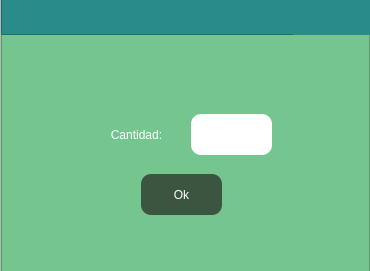
<?xml version="1.0" encoding="UTF-8"?>
<ui version="4.0">
 <class>MainWindow</class>
 <widget class="QMainWindow" name="MainWindow">
  <property name="geometry">
   <rect>
    <x>0</x>
    <y>0</y>
    <width>370</width>
    <height>271</height>
   </rect>
  </property>
  <property name="windowTitle">
   <string>MainWindow</string>
  </property>
  <widget class="QWidget" name="centralwidget">
   <widget class="QFrame" name="frame">
    <property name="geometry">
     <rect>
      <x>0</x>
      <y>-7</y>
      <width>371</width>
      <height>281</height>
     </rect>
    </property>
    <property name="frameShape">
     <enum>QFrame::StyledPanel</enum>
    </property>
    <property name="frameShadow">
     <enum>QFrame::Raised</enum>
    </property>
    <layout class="QVBoxLayout" name="verticalLayout">
     <property name="spacing">
      <number>0</number>
     </property>
     <property name="leftMargin">
      <number>0</number>
     </property>
     <property name="topMargin">
      <number>0</number>
     </property>
     <property name="rightMargin">
      <number>0</number>
     </property>
     <property name="bottomMargin">
      <number>0</number>
     </property>
     <item>
      <widget class="QFrame" name="frame_2">
       <property name="styleSheet">
        <string notr="true">background-color: #75c58e;</string>
       </property>
       <property name="frameShape">
        <enum>QFrame::StyledPanel</enum>
       </property>
       <property name="frameShadow">
        <enum>QFrame::Raised</enum>
       </property>
       <widget class="QFrame" name="frame_3">
        <property name="geometry">
         <rect>
          <x>0</x>
          <y>0</y>
          <width>371</width>
          <height>41</height>
         </rect>
        </property>
        <property name="styleSheet">
         <string notr="true">background-color: #2a8b8b;</string>
        </property>
        <property name="frameShape">
         <enum>QFrame::StyledPanel</enum>
        </property>
        <property name="frameShadow">
         <enum>QFrame::Raised</enum>
        </property>
        <widget class="QPushButton" name="pushButton">
         <property name="geometry">
          <rect>
           <x>292</x>
           <y>7</y>
           <width>41</width>
           <height>41</height>
          </rect>
         </property>
         <property name="styleSheet">
          <string notr="true">QPushButton {
	border: 0px;
}
QPushButton:hover {
    background-color:#75c58e;
}</string>
         </property>
         <property name="text">
          <string/>
         </property>
         <property name="icon">
          <iconset>
           <normaloff>img/mini.png</normaloff>img/mini.png</iconset>
         </property>
        </widget>
        <widget class="QPushButton" name="pushButton_2">
         <property name="geometry">
          <rect>
           <x>332</x>
           <y>7</y>
           <width>41</width>
           <height>41</height>
          </rect>
         </property>
         <property name="styleSheet">
          <string notr="true">QPushButton {
	border: 0px;
}
QPushButton:hover {
    background-color:#ff356f;
}</string>
         </property>
         <property name="text">
          <string/>
         </property>
         <property name="icon">
          <iconset>
           <normaloff>img/x.png</normaloff>img/x.png</iconset>
         </property>
        </widget>
       </widget>
       <widget class="QLabel" name="label">
        <property name="geometry">
         <rect>
          <x>90</x>
          <y>130</y>
          <width>91</width>
          <height>21</height>
         </rect>
        </property>
        <property name="styleSheet">
         <string notr="true">font: 12pt &quot;Roboto&quot;;
color: rgb(255, 255, 255);</string>
        </property>
        <property name="text">
         <string>Cantidad:</string>
        </property>
        <property name="alignment">
         <set>Qt::AlignCenter</set>
        </property>
       </widget>
       <widget class="QPushButton" name="pushButton_3">
        <property name="geometry">
         <rect>
          <x>140</x>
          <y>180</y>
          <width>81</width>
          <height>41</height>
         </rect>
        </property>
        <property name="styleSheet">
         <string notr="true">QPushButton {
	border: 0px;
	border-radius: 10px;
	background-color: #3b5540;
	color: rgb(255, 255, 255);
	font: 10pt &quot;Roboto&quot;;
}
QPushButton:hover {
    background-color: #bfff91;
}
</string>
        </property>
        <property name="text">
         <string>Ok</string>
        </property>
       </widget>
       <widget class="QTextEdit" name="textEdit">
        <property name="geometry">
         <rect>
          <x>190</x>
          <y>120</y>
          <width>81</width>
          <height>41</height>
         </rect>
        </property>
        <property name="styleSheet">
         <string notr="true">background: rgb(255, 255, 255);
border-radius: 10px;
font: 10pt &quot;Roboto&quot;;</string>
        </property>
       </widget>
      </widget>
     </item>
    </layout>
   </widget>
  </widget>
 </widget>
 <resources/>
 <connections/>
</ui>
